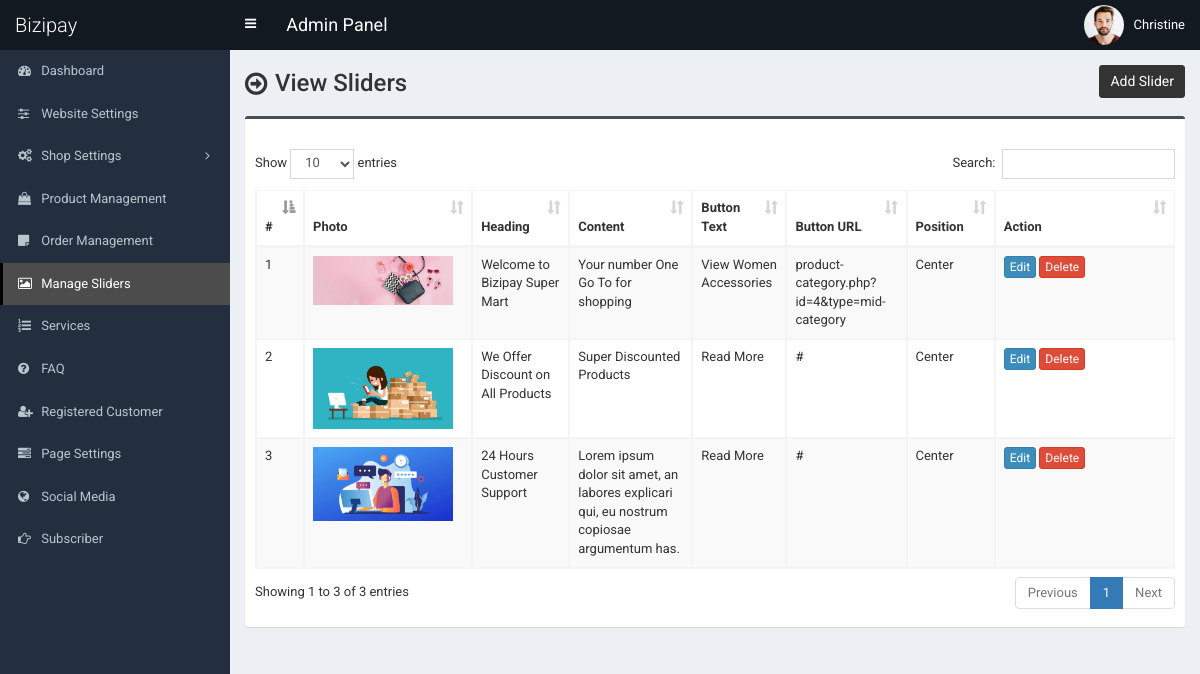
/admin/slider.php (signed in), run on the app's committed database.
### tables this page shows
CREATE TABLE `tbl_slider` (
  `id` int(11) NOT NULL,
  `photo` varchar(255) NOT NULL,
  `heading` varchar(255) NOT NULL,
  `content` text NOT NULL,
  `button_text` varchar(255) NOT NULL,
  `button_url` varchar(255) NOT NULL,
  `position` varchar(255) NOT NULL
);

### admin/slider.php (the view, shortened to what this page needs)
<?php require_once('header.php'); ?>
<section class="content-header">
	<div class="content-header-left">
		<h1>View Sliders</h1>
	</div>
	<div class="content-header-right">
		<a href="slider-add.php" class="btn btn-primary btn-sm">Add Slider</a>
	</div>
</section>
<section class="content">
	<div class="row">
		<div class="col-md-12">
			<div class="box box-info">
				<div class="box-body table-responsive">
					<table id="example1" class="table table-bordered table-hover table-striped">
						<thead>
							<tr>
								<th>#</th>
								<th>Photo</th>
								<th>Heading</th>
								<th>Content</th>
								<th>Button Text</th>
								<th>Button URL</th>
								<th>Position</th>
								<th width="140">Action</th>
							</tr>
						</thead>
						<tbody>
							<?php
							$i=0;
							$statement = $pdo->prepare("SELECT
														id,
														photo,
														heading,
														content,
														button_text,
														button_url,
														position
							                           	FROM tbl_slider
							                           	");
							$statement->execute();
							$result = $statement->fetchAll(PDO::FETCH_ASSOC);
							foreach ($result as $row) {
								$i++;
								?>
								<tr>
									<td><?php echo $i; ?></td>
									<td style="width:150px;"><img src="../assets/uploads/<?php echo $row['photo']; ?>" alt="<?php echo $row['heading']; ?>" style="width:140px;"></td>
									<td><?php echo $row['heading']; ?></td>
									<td><?php echo $row['content']; ?></td>
									<td><?php echo $row['button_text']; ?></td>
									<td><?php echo $row['button_url']; ?></td>
									<td><?php echo $row['position']; ?></td>
									<td>
										<a href="slider-edit.php?id=<?php echo $row['id']; ?>" class="btn btn-primary btn-xs">Edit</a>
										<a href="#" class="btn btn-danger btn-xs" data-href="slider-delete.php?id=<?php echo $row['id']; ?>" data-toggle="modal" data-target="#confirm-delete">Delete</a>
									</td>
								</tr>
								<?php
							}
							?>
						</tbody>
					</table>
				</div>
			</div>
		</div>
	</div>
</section>
<?php require_once('footer.php'); ?>

### admin/style.css (style rules this page uses)
body { font-size: 13px; font-family: "Roboto", sans-serif; }
.content-header > h1, .content-header .content-header-left h1 { font-family: "Roboto", sans-serif; }
.box-info { padding-top: 20px; }
.content-header { overflow: hidden; }
.content-header .content-header-left { float: left; padding-top: 5px; }
.content-header .content-header-right { float: right; }
.content-header .content-header-left h1 { margin-top: 0; margin-bottom: 0; padding-left: 30px; padding-bottom: 5px; font-size: 24px; position: relative; }
.content-header .content-header-left h1:before { position: absolute; top: 0; left: 0; font-family: "FontAwesome", sans-serif; font-size: 26px; content: "\f18e"; }
.content-header .content-header-right a { position: relative; font-size: 14px; }
.box.box-info { border-top-color: #4c4c4c; }
.content-header .content-header-right a { background-color: #333333; border-color: #333333; }

### data on the page
tbl_slider: photo (picture), heading "Welcome to Bizipay Super Mart", content "Your number One Go To for shopping", button_text "View Women Accessories", button_url "product-category.php?id=4&type=mid-category", position "Center"
tbl_slider: photo (picture), heading "We Offer Discount on All Products", content "Super Discounted Products", button_text "Read More", button_url "#", position "Center"
tbl_slider: photo (picture), heading "24 Hours Customer Support", content "Lorem ipsum dolor sit amet, an labores explicari qui, eu nostrum copiosae argumentum has.", button_text "Read More", button_url "#", position "Center"

### other printed values
$_SESSION['user']['full_name'] "Christine"
